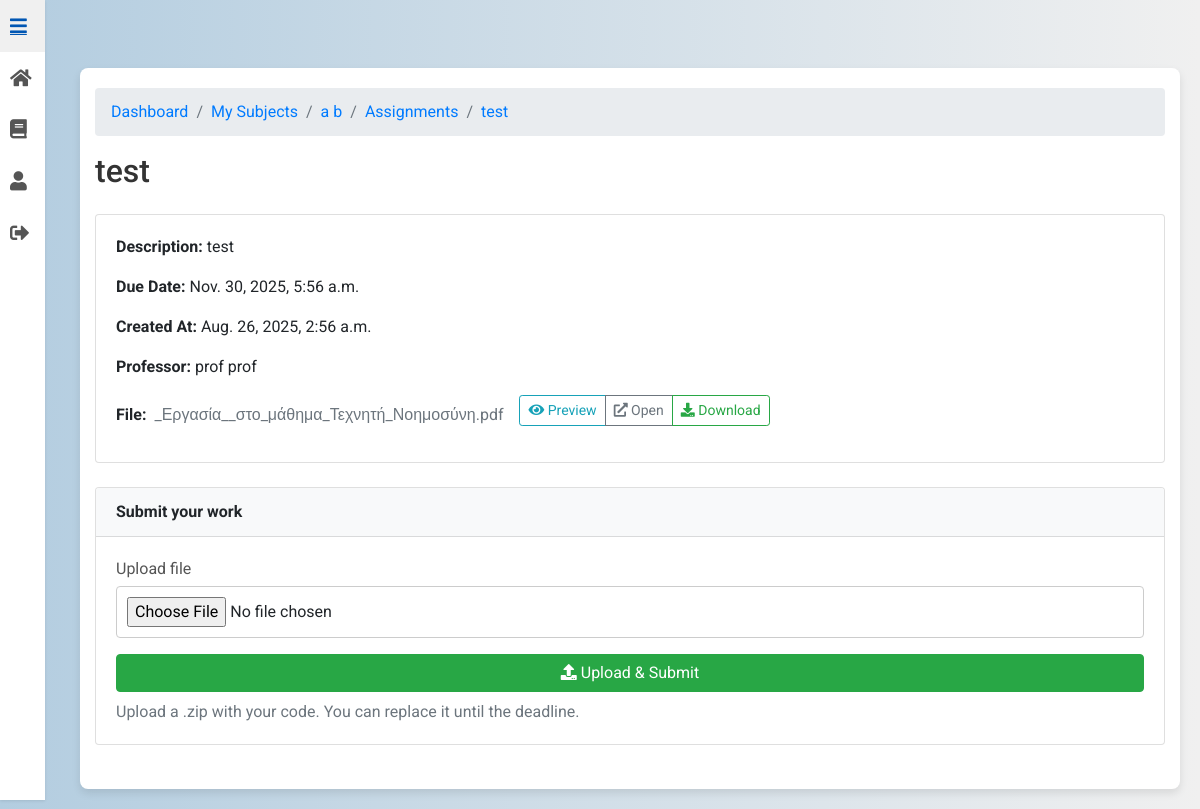
The app's page /assignments/10/detail/ (signed in), older data.
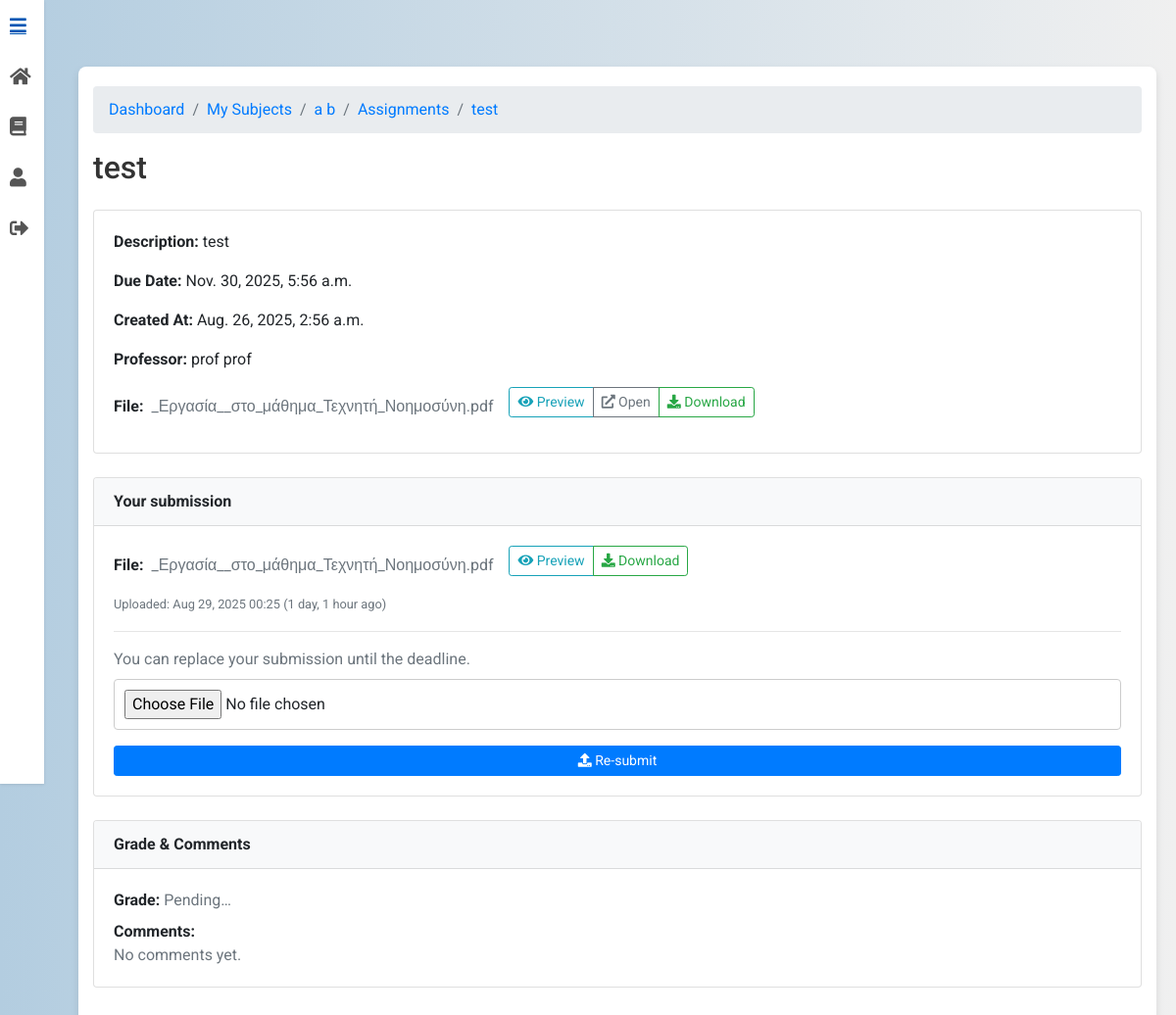
The same page, newer data.
### subjects/models.py (models this page shows, shortened)
class Subject(models.Model):
    name = models.CharField(max_length=100)
    professor = models.ForeignKey(
        CustomUser,
        limit_choices_to={"role": "professor"},
        on_delete=models.CASCADE,
        editable=False,
    )
    description = models.TextField(blank=True)
    class Meta:
        ordering = ["name"]

### assignments/models.py (models this page shows, shortened)
class Assignment(models.Model):
    title = models.CharField(max_length=255)
    description = models.TextField()
    subject = models.ForeignKey(Subject, related_name="assignments", on_delete=models.CASCADE)
    professor = models.ForeignKey(
        CustomUser, limit_choices_to={'role': 'professor'}, on_delete=models.CASCADE
    )
    due_date = models.DateTimeField()
    file = models.FileField(upload_to=assignment_upload_path, blank=True, null=True)
    autograde_enabled = models.BooleanField(default=True)
    autograde_max_tokens = models.PositiveIntegerField(default=16000)  # hint; actual truncation done by autograder
    autograde_leniency = models.PositiveIntegerField(default=5)        # 1=strict .. 5=very lenient
    autograde_weight_runtime = models.FloatField(default=0.7)
    autograde_weight_rubric = models.FloatField(default=0.3)
    created_at = models.DateTimeField(auto_now_add=True)
    updated_at = models.DateTimeField(auto_now=True)

class AssignmentSubmission(models.Model):
    assignment = models.ForeignKey(Assignment, related_name="submissions", on_delete=models.CASCADE)
    student = models.ForeignKey(CustomUser, related_name="assignment_submissions", on_delete=models.CASCADE)
    file = models.FileField(upload_to=submission_upload_path)
    submitted_at = models.DateTimeField(default=timezone.now)
    grade_pct = models.FloatField(null=True, blank=True)
    AUTOGRADE_STATUS = [
        ("queued",  "Queued"),
        ("running", "Running"),
        ("done",    "Done"),
        ("failed",  "Failed"),  # also used for "manual review required"
    ]
    autograde_status = models.CharField(max_length=12, choices=AUTOGRADE_STATUS, default="queued")
    autograde_report = models.JSONField(blank=True, null=True)  # structured result
    ai_feedback = models.TextField(blank=True)                  # narrative feedback for the student
    runner_logs = models.TextField(blank=True)                  # build/run notes (truncated)
    class Meta:
        unique_together = (("assignment", "student"),)
        ordering = ["-submitted_at"]

### users/models.py (models this page shows, shortened)
class CustomUser(AbstractUser):
    ROLE_CHOICES = [
        ('student', 'Student'),
        ('professor', 'Professor')
    ]
    role = models.CharField(max_length=10, choices=ROLE_CHOICES)
    institution = models.ForeignKey('Institution', on_delete=models.SET_NULL, null=True, blank=True)

### assignments/views.py (the view)
# urls.py: path("<int:pk>/detail/", views.AssignmentDetailView.as_view(), name="assignment_detail"),
class AssignmentDetailView(LoginRequiredMixin, BreadcrumbMixin, DetailView):
    model = Assignment
    template_name = "assignment_detail.html"
    context_object_name = "assignment"
    def get_breadcrumbs(self):
        a = self.get_object()
        return [
            ("Dashboard", DASHBOARD_URL),
            ("My Subjects", reverse_lazy("subjects:my_subjects")),
            (a.subject.name, reverse_lazy("subjects:subject_detail", kwargs={"pk": a.subject.pk})),
            ("Assignments", reverse_lazy("assignments:assignment_list", kwargs={"subject_id": a.subject.pk})),
            (a.title, self.request.path),
        ]
    def get_context_data(self, **kwargs):
        ctx = super().get_context_data(**kwargs)
        a: Assignment = ctx["assignment"]
        u = self.request.user
        ctx["subject"] = a.subject
        ctx["can_manage"] = _is_owner_prof(u, a.subject)
        ctx["is_enrolled"] = _is_enrolled(u, a.subject)
        ctx["breadcrumbs"] = self.get_breadcrumbs()
        if a.file:
            ctx["file_basename"] = Path(a.file.name).name
            ctx["preview_url"] = reverse("assignments:preview_assignment_file", kwargs={"pk": a.pk})
            ctx["download_url"] = reverse("assignments:download_assignment_file", kwargs={"pk": a.pk})
        is_owner = ctx["can_manage"]
        if (getattr(u, "role", None) != "professor") or (getattr(u, "role", None) == "professor" and not is_owner):
            ctx["my_submission_id"] = None
            ctx["my_grade_pct"] = None
            ctx["my_submission_feedback"] = None
            ctx["can_submit"] = a.due_date > timezone.now() and ctx["is_enrolled"]
            if HAS_SUBMISSIONS:
                s = AssignmentSubmission.objects.filter(assignment=a, student=u).only(
                    "id", "grade_pct", "submitted_at", "file", "ai_feedback"
                ).first()
                if s:
                    ctx["my_submission_id"] = s.id
                    ctx["my_grade_pct"] = getattr(s, "grade_pct", None)
                    ctx["my_submission_feedback"] = getattr(s, "ai_feedback", None)
                    ctx["my_submission_filename"] = (
                        Path(getattr(s.file, "name", "")).name if getattr(s, "file", None) else ""
                    )
                    ctx["my_submission_uploaded_at"] = getattr(s, "submitted_at", None)
                    ctx["can_submit"] = a.due_date > timezone.now() and ctx["is_enrolled"]
                    ctx["my_submission_preview_url"] = reverse(
                        "assignments:preview_submission_file", kwargs={"pk": s.id}
                    )
                    ctx["my_submission_download_url"] = reverse(
                        "assignments:download_submission_file", kwargs={"pk": s.id}
                    )
        return ctx

### UniGrading/mixin.py (called while the page is built)
    def get_context_data(self, **kwargs):
        context = super().get_context_data(**kwargs)
        context["breadcrumbs"] = self.get_breadcrumbs()
        return context

### assignments/views.py (called while the page is built)
def _is_owner_prof(user, subject: Subject) -> bool:
    return getattr(user, "role", None) == "professor" and subject.professor_id == user.id

def _is_enrolled(user, subject: Subject) -> bool:
    return Enrollment.objects.filter(user=user, subject=subject).exists()

### assignments/templates/assignment_detail.html (shortened to what this page needs)
{% extends 'base.html' %}
{% load static %}
{% load view_breadcrumbs %}
{% load humanize %}
{% block content %}
<div class="container mt-5">
  <nav aria-label="breadcrumb">
    <ol class="breadcrumb">
      {% for name, url in breadcrumbs %}
        <li class="breadcrumb-item"><a href="{{ url }}">{{ name }}</a></li>
      {% endfor %}
    </ol>
  </nav>
  <div class="d-flex justify-content-between align-items-center mb-3">
    <h2>{{ assignment.title }}</h2>
  </div>
  <div class="card no-hover-card mb-4">
    <div class="card-body">
      <p><strong>Description:</strong> {{ assignment.description }}</p>
      <p><strong>Due Date:</strong> {{ assignment.due_date }}</p>
      <p><strong>Created At:</strong> {{ assignment.created_at }}</p>
      <p><strong>Professor:</strong> {{ assignment.professor.get_full_name|default:assignment.professor.email }}</p>
      {% if assignment.file %}
        <div class="d-flex align-items-center flex-wrap mb-2">
          <strong class="mr-2">File:</strong>
          <span class="mr-3 text-muted">{{ file_basename }}</span>
          <div class="btn-group mb-2">
            <button class="btn btn-sm btn-outline-info"
                    onclick="showPreview('{{ preview_url|escapejs }}', '{{ file_basename|escapejs }}')">
              <i class="fas fa-eye"></i> Preview
            </button>
            <a class="btn btn-sm btn-outline-secondary" target="_blank" rel="noopener"
               href="{{ preview_url }}">
              <i class="fas fa-external-link-alt"></i> Open
            </a>
            <a class="btn btn-sm btn-outline-success" href="{{ download_url }}">
              <i class="fas fa-download"></i> Download
            </a>
          </div>
        </div>
      {% endif %}
    </div>
  </div>
  {% if not can_manage and is_enrolled %}
    {% if my_submission_id %}
      <div id="submission" class="card no-hover-card mb-4">
        <div class="card-header bg-light d-flex justify-content-between align-items-center">
          <strong>Your submission</strong>
        </div>
        <div class="card-body">
          <div class="d-flex align-items-center flex-wrap mb-2">
            <strong class="mr-2">File:</strong>
            <span class="mr-3 text-muted">{{ my_submission_filename }}</span>
            <div class="btn-group mb-2">
              <button class="btn btn-sm btn-outline-info"
                      onclick="showPreview('{{ my_submission_preview_url|escapejs }}', '{{ my_submission_filename|default:"my-submission"|escapejs }}')">
                <i class="fas fa-eye"></i> Preview
              </button>
              <a class="btn btn-sm btn-outline-success" href="{{ my_submission_download_url }}">
                <i class="fas fa-download"></i> Download
              </a>
            </div>
          </div>
          {% if my_submission_uploaded_at %}
            <p class="mb-3">
              <small class="text-muted">
                Uploaded: {{ my_submission_uploaded_at|date:"M d, Y H:i" }} ({{ my_submission_uploaded_at|naturaltime }})
              </small>
            </p>
          {% endif %}
          {% if can_submit %}
            <hr>
            <p class="mb-2 text-muted">You can replace your submission until the deadline.</p>
            <form method="post" enctype="multipart/form-data" action="{% url 'assignments:submit_assignment' assignment.pk %}">
              <div class="form-group">
                <input type="file" name="file" class="form-control-file" required>
              </div>
              <button class="btn btn-primary btn-sm" type="submit">
                <i class="fas fa-upload"></i> Re-submit
              </button>
            </form>
          {% else %}
            <p class="text-danger mb-0"><em>Deadline passed — resubmission is disabled.</em></p>
          {% endif %}
        </div>
      </div>
      <div class="card no-hover-card mb-4">
        <div class="card-header bg-light"><strong>Grade &amp; Comments</strong></div>
        <div class="card-body">
          <p class="mb-2">
            <strong>Grade:</strong>
            {% if my_grade_pct is not None %}
              {{ my_grade_pct|floatformat:2 }}%
            {% else %}
              <span class="text-muted">Pending…</span>
            {% endif %}
          </p>
          <p class="mb-0">
            <strong>Comments:</strong><br>
            {% if my_submission_feedback %}
              <span class="d-block mt-1">{{ my_submission_feedback|linebreaksbr }}</span>
            {% else %}
              <span class="text-muted">No comments yet.</span>
            {% endif %}
          </p>
        </div>
      </div>
    {% else %}
      {% if can_submit %}
        <div id="submit" class="card no-hover-card mb-4">
          <div class="card-header bg-light"><strong>Submit your work</strong></div>
          <div class="card-body">
            <form method="post" enctype="multipart/form-data" action="{% url 'assignments:submit_assignment' assignment.pk %}">
              <div class="form-group">
                <label class="d-block">Upload file</label>
                <input type="file" name="file" class="form-control-file" required>
              </div>
              <button class="btn btn-success" type="submit">
                <i class="fas fa-upload"></i> Upload & Submit
              </button>
              <p class="text-muted mt-2 mb-0">
                Upload a .zip with your code. You can replace it until the deadline.
              </p>
            </form>
          </div>
        </div>
      {% else %}
        <div class="alert alert-warning">Deadline passed — new submissions are disabled.</div>
      {% endif %}
    {% endif %}
  {% endif %}
</div>
{% endblock %}

### subjects/templates/base.html (shortened to what this page needs)
<!DOCTYPE html>
<html lang="en">
<head>
    {% load static %}
    <link rel="stylesheet" href="{% static 'css/styles.css' %}">
    <link rel="stylesheet" href="https://cdnjs.cloudflare.com/ajax/libs/font-awesome/5.15.3/css/all.min.css">
    <link rel="stylesheet" href="https://stackpath.bootstrapcdn.com/bootstrap/4.5.2/css/bootstrap.min.css">
</head>
<body>
    <div class="side-menu" id="side-menu">
        <a href="javascript:void(0);" class="menu-item" onclick="toggleMenu()">
            <i class="fas fa-bars"></i>
        </a>
        <a href="{% url 'users:dashboard' %}" class="menu-item">
            <i class="fas fa-home"></i>
        </a>
        <a href="{% url 'subjects:my_subjects' %}" class="menu-item">
            <i class="fas fa-book"></i>
        </a>
        <a href="{% url 'users:profile' %}" class="menu-item">
            <i class="fas fa-user"></i>
        </a>
        <a href="{% url 'users:logout' %}" class="menu-item">
            <i class="fas fa-sign-out-alt"></i>
        </a>
    </div>
    <div class="main-content">
        {% block content %}
        {% endblock %}
    </div>
</body>
</html>

### static/css/styles.css (style rules this page uses)
body { font-family: 'Roboto', sans-serif; background: linear-gradient(to right, #b3cde0, #f0f0f0); margin: 0; padding: 0; display: flex; justify-content: center; align-items: center; min-height: 100vh; }
.container { background-color: #ffffff; padding: 20px; border-radius: 8px; box-shadow: 0 4px 8px rgba(0, 0, 0, 0.1); max-width: 900px; width: 100%; animation: fadeIn 1s ease-in-out; }
h2 { text-align: center; color: #333333; margin-bottom: 20px; }
.card { transition: transform 0.3s, box-shadow 0.3s; }
.no-hover-card { transition: none; }
form { display: flex; flex-direction: column; }
.form-group { margin-bottom: 15px; }
.form-group input, .form-group select, .form-group textarea { padding: 10px; border: 1px solid #cccccc; border-radius: 4px; width: 100%; }
button { padding: 10px; background-color: #66afe9; color: #ffffff; border: none; border-radius: 4px; cursor: pointer; transition: background-color 0.3s; }

### subjects/templates/base.html (style rules this page uses)
body { background: linear-gradient(to right, #b3cde0, #f0f0f0); margin: 0; padding: 0; font-family: 'Roboto', sans-serif; display: flex; }
.side-menu { position: fixed; top: 0; left: 0; height: 100vh; width: 45px; background-color: #ffffff; box-shadow: 0 1px 3px rgba(0, 0, 0, 0.1); overflow-x: hidden; transition: width 0.3s ease; z-index: 1000; }
.menu-item { display: flex; align-items: center; padding: 15px 10px; transition: background-color 0.3s ease; text-decoration: none; color: #555; font-size: 0.9rem; white-space: nowrap; }
.menu-item i { font-size: 1.2rem; margin-right: 15px; transition: transform 0.3s ease; }
.main-content { margin-left: 60px; padding: 20px; flex: 1; transition: margin-left 0.3s ease; }
.main-content > * { max-width: 100%; }

Row changes from the older to the newer data that the page shows:
added AssignmentSubmission: submitted_at "Aug 29, 2025 00:25", submitted_at "1 day, 1 hour ago"
Text that changed along with them:
{{ my_submission_filename }}: (not shown) → "_Εργασία__στο_μάθημα_Τεχνητή_Νοημοσύνη.pdf"
text no longer shown: "Submit your work Upload file Upload & Submit Upload a .zip with your code. You can replace it until the deadline."
text now shown: "Your submission File: Preview Download Uploaded: ( ) You can replace your submission until the deadline. Re-submit Grade & Comments Grade: Pending… Comments: No comments yet."
